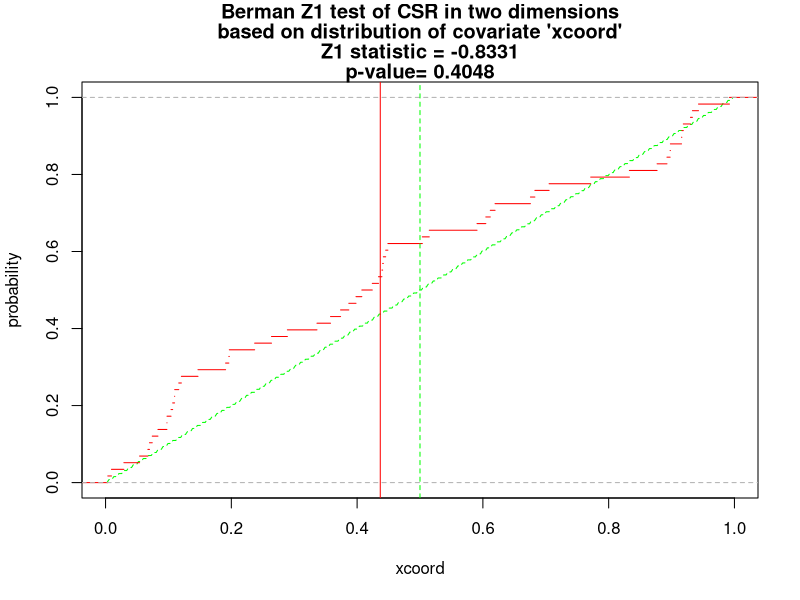
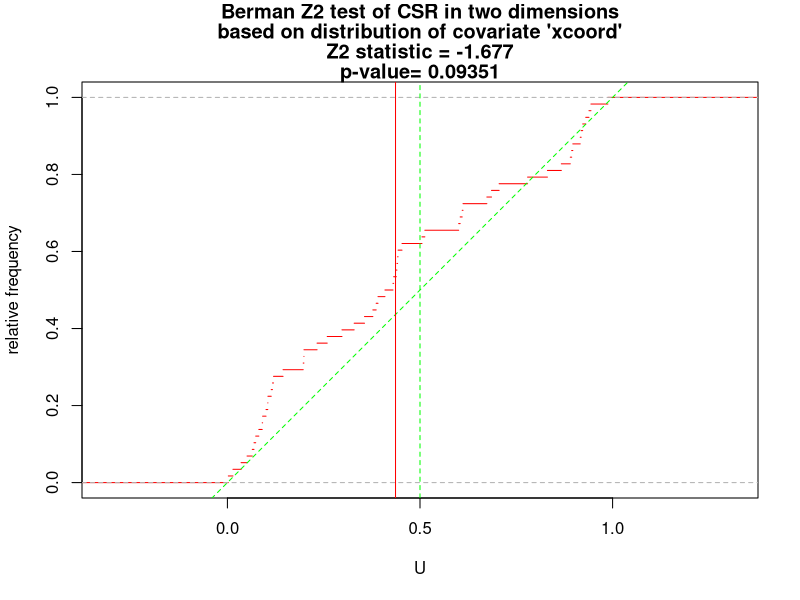

Source code (R) for these figures, in order:
library(spatstat)


### Name: plot.bermantest
### Title: Plot Result of Berman Test
### Aliases: plot.bermantest
### Keywords: spatial hplot

### ** Examples

   # synthetic data: nonuniform Poisson process
   X <- rpoispp(function(x,y) { 100 * exp(-x) }, win=square(1))

   # fit uniform Poisson process
   fit0 <- ppm(X, ~1)

   # test covariate = x coordinate
   xcoord <- function(x,y) { x }

   # test wrong model
   k <- berman.test(fit0, xcoord, "Z1")
   
   # plot result of test
   plot(k, col="red", col0="green")

   # Z2 test
   k2 <- berman.test(fit0, xcoord, "Z2")
   plot(k2, col="red", col0="green")
